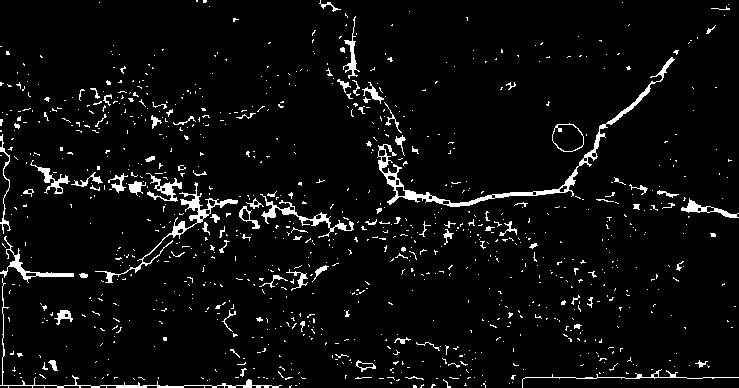
#> input picture Extracting_info/morphological_new.jpg, 739 x 388 px, found by its file name
$ python largest_contour.py
#> lines starting #> are read from the running program, lines starting #| are printed output that depends on the picture; after the words box and inside, x2 and y2 are one past the last pixel; in counts of white or black regions, pixels touching at a corner belong together
import cv2
import numpy as np
import matplotlib.pyplot as plt

if __name__ == '__main__':
    img = cv2.imread('Extracting_info/morphological_new.jpg')
#> img is the input picture: shape (388, 739, 3); min 0, max 255, mean 12.7
    gray = cv2.cvtColor(img, cv2.COLOR_BGR2GRAY)

    #find contours of all the components and holes
    gray_temp = gray.copy() #copy the gray image because function
                            #findContours will change the imput image into another
    contours, hierarchy = cv2.findContours(gray_temp, cv2.RETR_TREE, cv2.CHAIN_APPROX_NONE)
#> contours = 10255 contours, 10102 with area under 20; largest, box (x1, y1, x2, y2) and area: (0, 0, 739, 388) 76902, (6, 189, 170, 274) 9302, (328, 328, 488, 388) 4992, (584, 176, 739, 240) 2903, (397, 341, 458, 386) 1258

    #show the contours of the imput image
    cv2.drawContours(img, contours, -1, (255, 255, 255), 2)
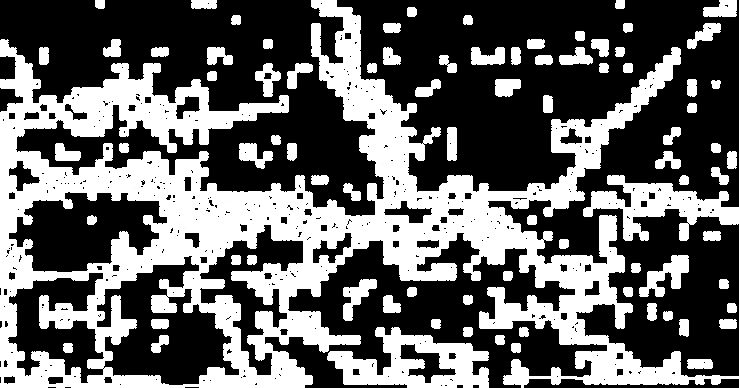
#> img: shape (388, 739, 3); min 0, max 255, mean 99.3
    plt.figure('original image with contours'), plt.imshow(img, cmap = 'gray')

    #find the max area of all the contours and fill it with 0
    area = []
    for i in range(len(contours)):
        area.append(cv2.contourArea(contours[i]))
#> after the loop, area = 10255 values, max 76902 at index 2288, min 0 at index 0, mean 13.36
    max_idx = np.argmax(area)
#> max_idx = 2288
    cv2.fillConvexPoly(gray, contours[max_idx], 0)
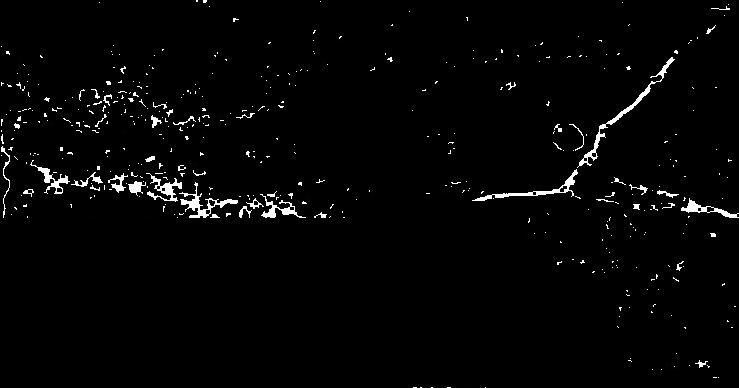
#> gray: shape (388, 739); min 0, max 255, mean 5.4
    #show image without max connect components
    plt.figure('remove max connect com'), plt.imshow(gray, cmap = 'gray')

    #cv2.imwrite('Extracting_info/largest_contour.jpg', img)
    plt.show()

$ run again, with Extracting_info/crack_direction.jpg copied over Extracting_info/morphological_new.jpg
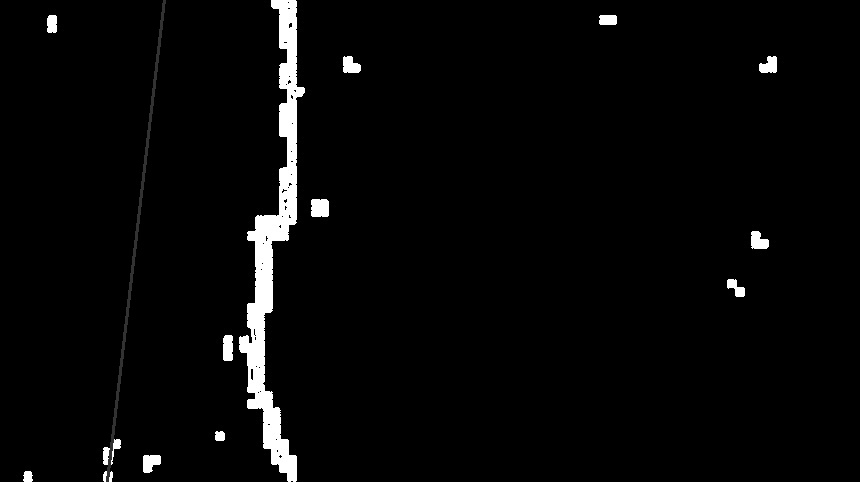
#> input picture Extracting_info/crack_direction.jpg, 860 x 482 px, found by its file name
#> img is the input picture: shape (482, 860, 3); min 0, max 255, mean 7.3
#> contours = 1079 contours, 1051 with area under 20; largest, box (x1, y1, x2, y2) and area: (216, 0, 336, 482) 12354, (96, 0, 168, 482) 2574, (744, 224, 776, 256) 459, (752, 56, 784, 80) 393, (336, 56, 361, 80) 380
#> `cv2.drawContours(img, contours, -1, (255, 255, 255), 2)`:
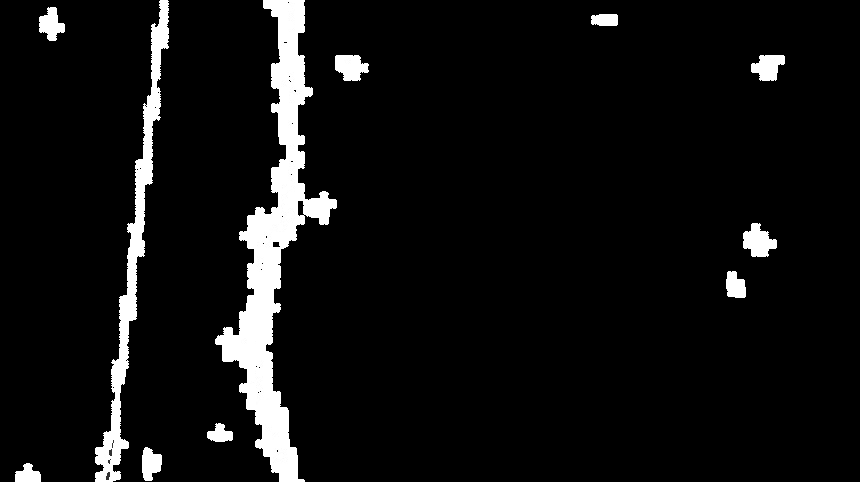
#> img: shape (482, 860, 3); 3.84% of pixels changed, all inside (x1, y1, x2, y2) = (15, 0, 785, 482)
#> after the loop `for i in range(len(contours)):`: area = 1079 values, max 12354.5 at index 335, min 0 at index 0, mean 20.19
#> max_idx = 335
#> `cv2.fillConvexPoly(gray, contours[max_idx], 0)`:
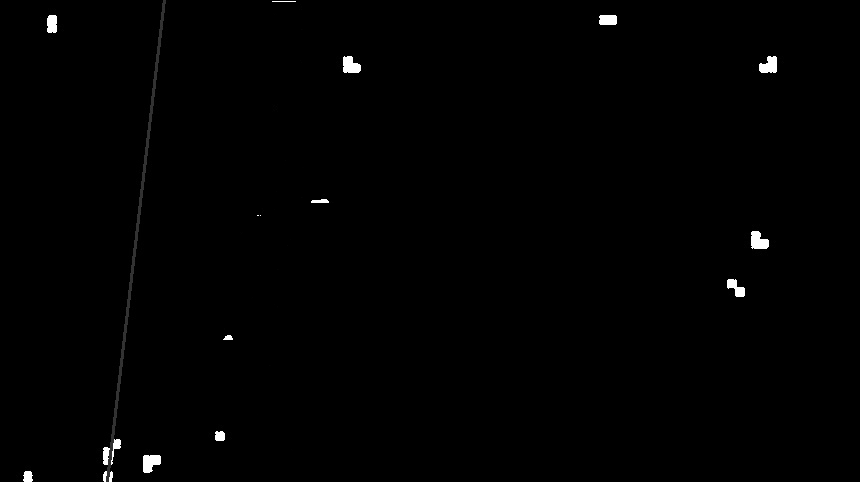
#> gray: shape (482, 860); min 0, max 255, mean 1.5
